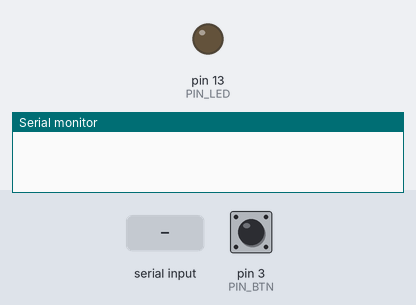
A sketch run on a simulated Arduino Mega 2560, built with avr-gcc and run on an emulated ATmega2560. Shown: output pins drawn as LEDs (lit = HIGH), the last lines printed to the serial monitor. Dashed ring = blinking. The test bench sets the inputs (shaded band); at power-on: pin 3 (PIN_BTN) HIGH.

Above: at 1.2 s.
1.3 s: "1" received over the second serial link
At 1.45 s:
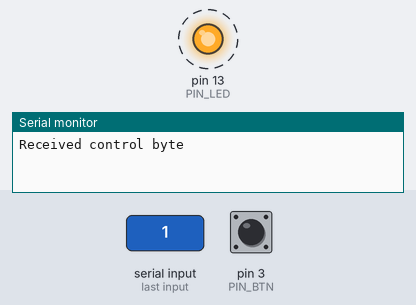
4.3 s: pin 3 (PIN_BTN) pulled LOW for 0.15 s
Timing chart, 0 to 7.3 s (numbered marks = the images above; inputs shaded):
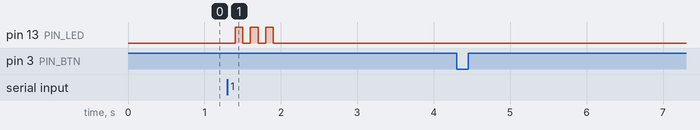

The sketch:

blatt04.ino
```cpp
#define PIN_BTN 3
#define PIN_LED 13

bool buttonWasDown = false;

int blinksRemaining = 0;
int blinkMillis = 0;

void button_pressed() {
  // send toggle signal
  Serial.println("Sending control byte");
  Serial1.write(168);
  Serial1.flush();
}

void signal_received() {
  Serial.println("Received control byte");
  blinksRemaining = 4;
}

void setup() {
  Serial.begin(9600);
  Serial1.begin(9600);
  pinMode(PIN_BTN, INPUT_PULLUP);
  pinMode(PIN_LED, OUTPUT);
}

void loop() {
  bool buttonDown = !digitalRead(PIN_BTN);
  if(!buttonWasDown && buttonDown) {
     button_pressed();
  }
  buttonWasDown = buttonDown;

  // do receiving stuff
  if(Serial1.available()) {
    // guess they sent us stuff, receive all of it and blink
    while(Serial1.available()) Serial1.read();
    signal_received();
  }

  // blink
  if(blinksRemaining > 0) {
    blinkMillis -= 50;
    if(blinkMillis <= 0) {
      blinkMillis += 200;
      blinksRemaining--;
    }
    bool led = blinkMillis > 100;
    digitalWrite(PIN_LED, !led);
  }

  delay(50);
}
```

Measured:
- after the input at 1.3 s, pin 13 (PIN_LED): alternates HIGH for 0.10 s and LOW for 0.10 s, 6 changes in all, then stays LOW, starting after 0.10 s
